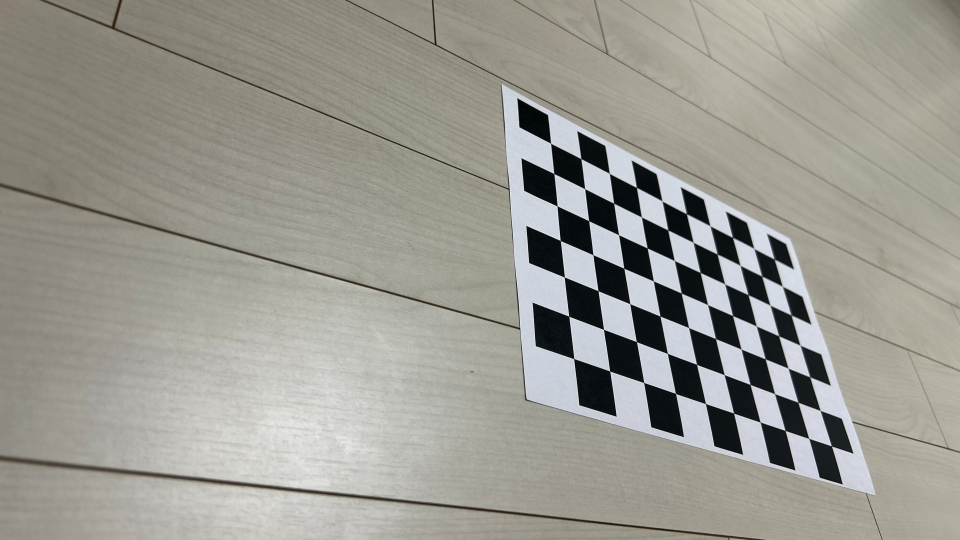
#> input picture data/camera_calibration/calib_images/calib_image1.jpg, 1920 x 1080 px (shown at 1/2 size); its folder holds only this picture in this run
$ python calibration.py
#> lines starting #> are read from the running program, lines starting #| are printed output that depends on the picture; after the words box and inside, x2 and y2 are one past the last pixel; in counts of white or black regions, pixels touching at a corner belong together; long printed decimals are rounded
import cv2
import numpy as np
import glob
import yaml
import os

# === 사용자 설정 ===
pattern_size = (10, 7)   # 내부 코너 수 (11x8 체커보드면 10x7)
image_path = r".\ARHUD\data\camera_calibration\calib_images\*.jpg"
## resize_to = (1920, 1080)  # 너무 큰 사진일 경우 리사이즈

# === 준비 ===
objp = np.zeros((pattern_size[0]*pattern_size[1], 3), np.float32)
objp[:, :2] = np.mgrid[0:pattern_size[0], 0:pattern_size[1]].T.reshape(-1, 2)

objpoints = []  # 3D
imgpoints = []  # 2D

images = glob.glob(image_path)
print(f" 이미지 파일 개수: {len(images)}")

if len(images) == 0:
    raise FileNotFoundError("X 이미지가 없습니다. 경로를 확인하세요!")

# === 체커보드 탐지 ===
for fname in images:
    img = cv2.imread(fname)
#> img is the input picture: shape (1080, 1920, 3); mean B, G, R 146, 153.8, 155.2
    if img is None:
        print(f"warn 이미지 로드 실패: {fname}")
        continue

    ## img = cv2.resize(img, resize_to)
    gray = cv2.cvtColor(img, cv2.COLOR_BGR2GRAY)

    ret, corners = cv2.findChessboardCorners(gray, pattern_size, None)
#> ret = True; corners = 70 rows, first 8: [1101.7, 286.9], [1162.1, 318], [1218.8, 347.4], [1273, 375.6], [1323.7, 402.4], [1372.7, 428.4], [1419.4, 452], [1464.4, 475.3]
    print(f"{os.path.basename(fname)} → {'✅ 성공' if ret else '❌ 실패'}")
#| calib_image1.jpg → ✅ 성공

    if ret:
        objpoints.append(objp)
        corners2 = cv2.cornerSubPix(gray, corners, (11, 11), (-1, -1),
                                    (cv2.TERM_CRITERIA_EPS + cv2.TERM_CRITERIA_MAX_ITER, 30, 0.001))
#> corners2 = 70 rows, first 8: [1101.7, 286.9], [1162.2, 317.8], [1219, 347.3], [1273.2, 375.4], [1324.3, 402.4], [1373.1, 428.1], [1420.3, 452.2], [1465.3, 475.4]
        imgpoints.append(corners2)
        cv2.drawChessboardCorners(img, pattern_size, corners2, ret)
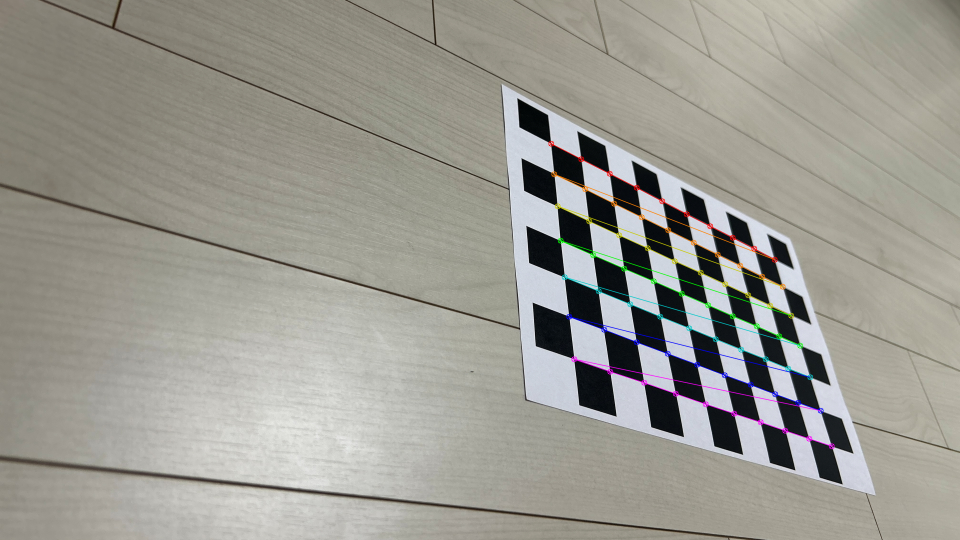
#> img: shape (1080, 1920, 3) (shown at 1/2 size); 1.16% of pixels changed, all inside (x1, y1, x2, y2) = (1096, 281, 1670, 899)
        cv2.imshow('Detected Corners', img)
        cv2.waitKey(300)

cv2.destroyAllWindows()

# === 보정 ===
if len(objpoints) == 0:
    print("X 코너를 인식한 이미지가 없습니다. 조명이나 패턴을 확인하세요.")
    exit()

ret, mtx, dist, rvecs, tvecs = cv2.calibrateCamera(
    objpoints, imgpoints, gray.shape[::-1], None, None)
#> ret = 0.261; mtx = [[1431.1, 0, 866.2], [0, 1337.5, 546.4], [0, 0, 1]]; dist = [[0.302, -1.08, -0.00377, 0.00761, 1.4]]; rvecs = ([-0.533, -0.619, 0.186],); tvecs = ([2.8, -3.31, 17.34],)

print("\n >보정 완료!")
print("Camera matrix:\n", mtx)
#| Camera matrix:
#|  [[1.43109592e+03 0.00000000e+00 8.66156974e+02]
#|  [0.00000000e+00 1.33748854e+03 5.46438233e+02]
#|  [0.00000000e+00 0.00000000e+00 1.00000000e+00]]
print("Distortion coefficients:\n", dist)
#| Distortion coefficients:
#|  [[ 0.302 -1.081 -0.003767  0.007606  1.400]]

# === 결과 저장 ===
data = {'camera_matrix': mtx.tolist(), 'dist_coeff': dist.tolist()}
#> data = {'camera_matrix': [[1431.1, 0, 866.2], [0, 1337.5, 546.4], [0, 0, 1]], 'dist_coeff': [[0.302, -1.08, -0.00377, 0.00761, 1.4]]}
with open('camera_calibration.yaml', 'w') as f:
    yaml.dump(data, f)
print("📄 camera_calibration.yaml 파일로 결과 저장됨.")


sample = cv2.imread(images[0])
h, w = sample.shape[:2]
newcameramtx, roi = cv2.getOptimalNewCameraMatrix(mtx, dist, (w, h), 1, (w, h))
#> newcameramtx = [[1494.7, 0, 887.2], [0, 1370.8, 543.8], [0, 0, 1]]; roi = (18, 39, 1860, 1005)
dst = cv2.undistort(sample, mtx, dist, None, newcameramtx)
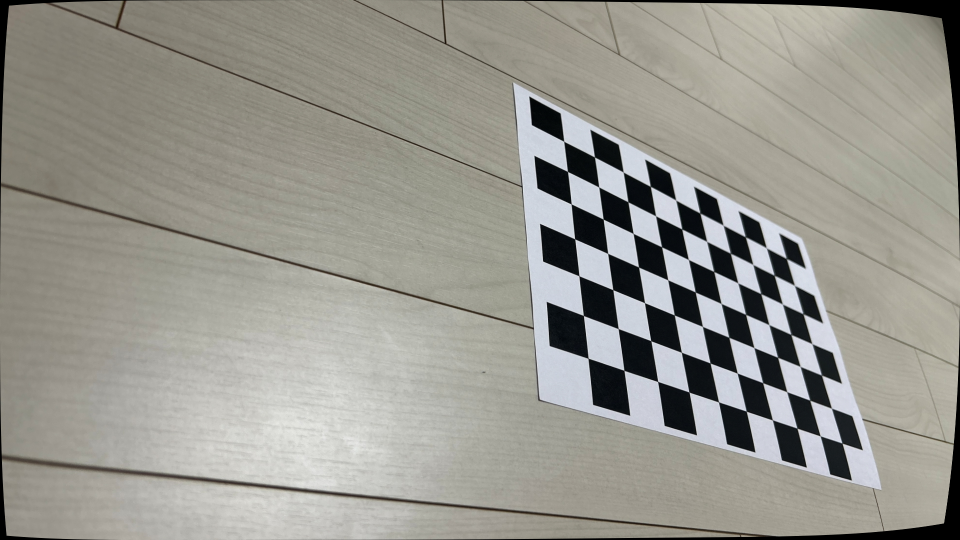
#> dst: shape (1080, 1920, 3) (shown at 1/2 size); mean B, G, R 143.5, 151.1, 152.4

cv2.imshow('Before', sample)
cv2.imshow('After (Undistorted)', dst)
cv2.waitKey(0)
cv2.destroyAllWindows()

$ run again, on data/camera_calibration/calib_images/calib_image13.jpg
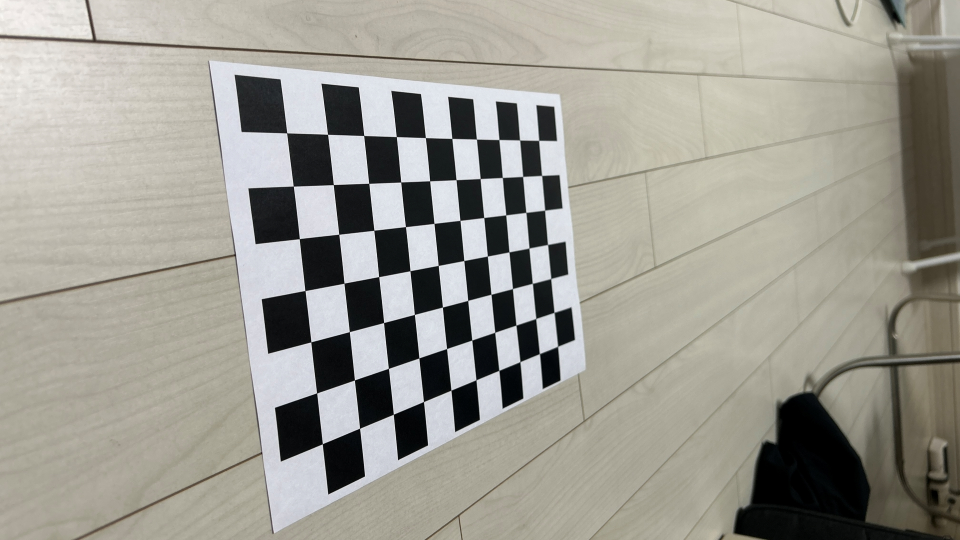
#> input picture data/camera_calibration/calib_images/calib_image13.jpg, 1920 x 1080 px (shown at 1/2 size)
#> img is the input picture: shape (1080, 1920, 3); mean B, G, R 146.2, 155.1, 157.1
#> `ret, corners = cv2.findChessboardCorners(gray, pattern_size, None)`: ret = True; corners = 70 rows, first 8: [573.8, 266.4], [655.6, 269], [728, 271.4], [793.1, 273.7], [851.3, 275.7], [904.3, 277.4], [953.4, 278.8], [998, 279.9]
#| calib_image13.jpg → ✅ 성공
#> corners2 = 70 rows, first 8: [573.8, 266.4], [655.6, 269], [728, 271.5], [793.1, 273.7], [851.3, 275.7], [904.3, 277.4], [953.3, 278.6], [998.3, 279.6]
#> `cv2.drawChessboardCorners(img, pattern_size, corners2, ret)`:
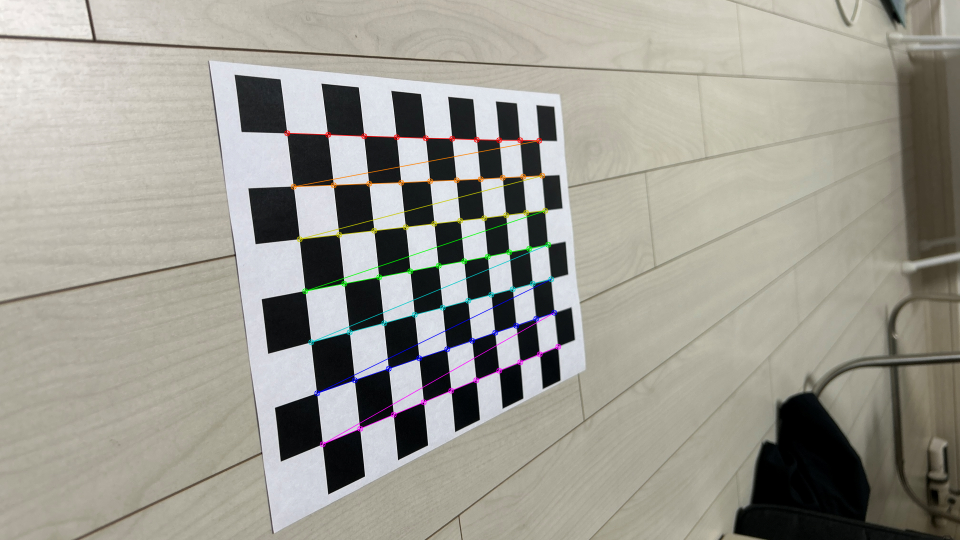
#> img: shape (1080, 1920, 3) (shown at 1/2 size); 1.18% of pixels changed, all inside (x1, y1, x2, y2) = (568, 260, 1123, 895)
#> `ret, mtx, dist, rvecs, tvecs = cv2.calibrateCamera( objpoints, imgpoin..`: ret = 0.255; mtx = [[1437.2, 0, 924.2], [0, 1420.2, 488.4], [0, 0, 1]]; dist = [[0.266, -1.43, -0.0109, 0.00985, 2.92]]; rvecs = ([0.00191, -0.915, -0.112],); tvecs = ([-3.26, -2.08, 13.53],)
#| Camera matrix:
#|  [[1.43722850e+03 0.00000000e+00 9.24216872e+02]
#|  [0.00000000e+00 1.42015069e+03 4.88413275e+02]
#|  [0.00000000e+00 0.00000000e+00 1.00000000e+00]]
#| Distortion coefficients:
#|  [[ 0.2664 -1.430 -0.01092   0.009854  2.924]]
#> data = {'camera_matrix': [[1437.2, 0, 924.2], [0, 1420.2, 488.4], [0, 0, 1]], 'dist_coeff': [[0.266, -1.43, -0.0109, 0.00985, 2.92]]}
#> newcameramtx = [[1529.3, 0, 947], [0, 1438.3, 482.2], [0, 0, 1]]; roi = (77, 63, 1718, 910)
#> `dst = cv2.undistort(sample, mtx, dist, None, newcameramtx)`:
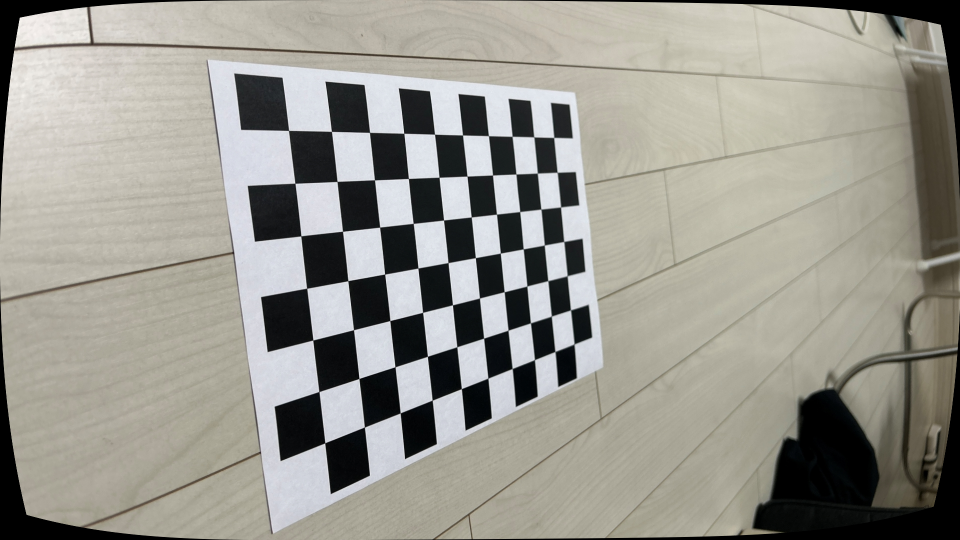
#> dst: shape (1080, 1920, 3) (shown at 1/2 size); mean B, G, R 142.7, 151, 152.7

$ run again, on data/camera_calibration/calib_images/calib_image14.jpg
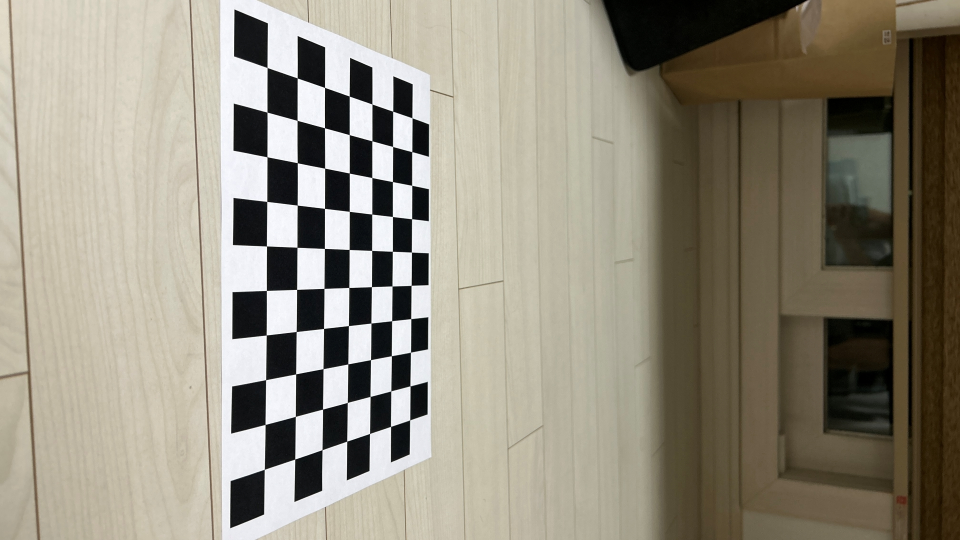
#> input picture data/camera_calibration/calib_images/calib_image14.jpg, 1920 x 1080 px (shown at 1/2 size)
#> img is the input picture: shape (1080, 1920, 3); mean B, G, R 125.7, 140.7, 146.7
#> `ret, corners = cv2.findChessboardCorners(gray, pattern_size, None)`: ret = True; corners = 70 rows, first 8: [529, 939.1], [530.6, 849.4], [531.8, 759.7], [532.8, 670.5], [533.3, 581.4], [533.5, 492.5], [534.2, 403.4], [534.5, 314.3]
#| calib_image14.jpg → ✅ 성공
#> corners2 = 70 rows, first 8: [529, 939.1], [530.6, 849.4], [531.7, 759.8], [532.8, 670.5], [533.3, 581.4], [533.4, 492.5], [534.2, 403.4], [534.5, 314.1]
#> `cv2.drawChessboardCorners(img, pattern_size, corners2, ret)`:
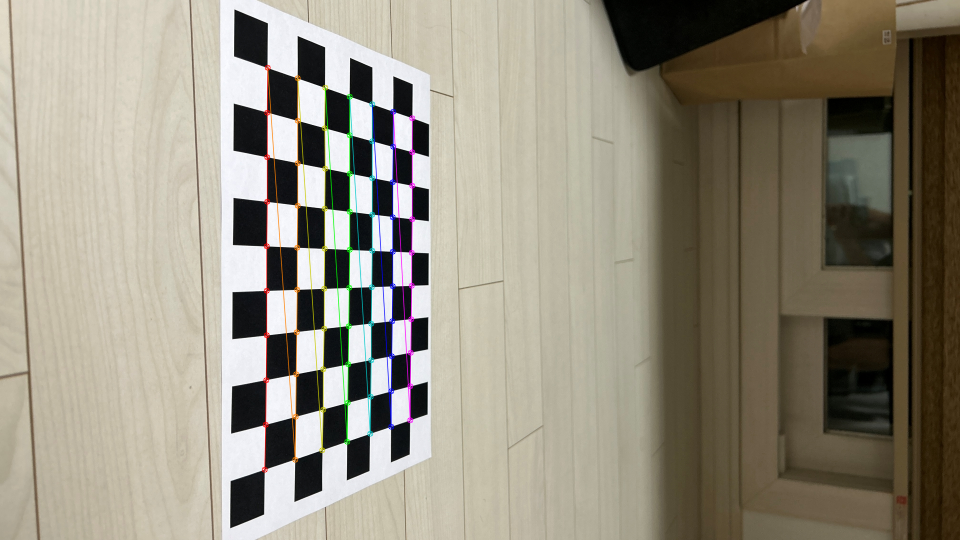
#> img: shape (1080, 1920, 3) (shown at 1/2 size); 1.55% of pixels changed, all inside (x1, y1, x2, y2) = (523, 129, 831, 946)
#> `ret, mtx, dist, rvecs, tvecs = cv2.calibrateCamera( objpoints, imgpoin..`: ret = 0.296; mtx = [[1655.2, 0, 1094], [0, 1532, 528.1], [0, 0, 1]]; dist = [[0.39, -1.9, -0.00175, 0.0167, 3.88]]; rvecs = ([0.941, -0.943, -1.35],); tvecs = ([-5.9, 4.6, 17.46],)
#| Camera matrix:
#|  [[1.65516396e+03 0.00000000e+00 1.09397721e+03]
#|  [0.00000000e+00 1.53196552e+03 5.28148262e+02]
#|  [0.00000000e+00 0.00000000e+00 1.00000000e+00]]
#| Distortion coefficients:
#|  [[ 3.89987514e-01 -1.90366277e+00 -1.75317219e-03  1.66765392e-02
#|    3.87686117e+00]]
#> data = {'camera_matrix': [[1655.2, 0, 1094], [0, 1532, 528.1], [0, 0, 1]], 'dist_coeff': [[0.39, -1.9, -0.00175, 0.0167, 3.88]]}
#> newcameramtx = [[1754.7, 0, 1092.8], [0, 1566.7, 527.3], [0, 0, 1]]; roi = (88, 61, 1811, 949)
#> `dst = cv2.undistort(sample, mtx, dist, None, newcameramtx)`:
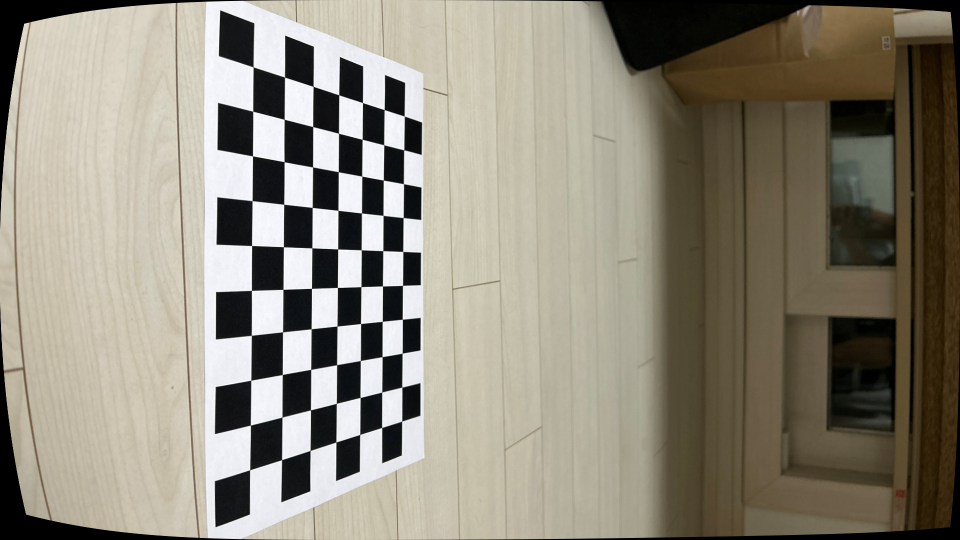
#> dst: shape (1080, 1920, 3) (shown at 1/2 size); mean B, G, R 122.4, 136.7, 142.3

$ run again, on data/camera_calibration/calib_images/calib_image15.jpg
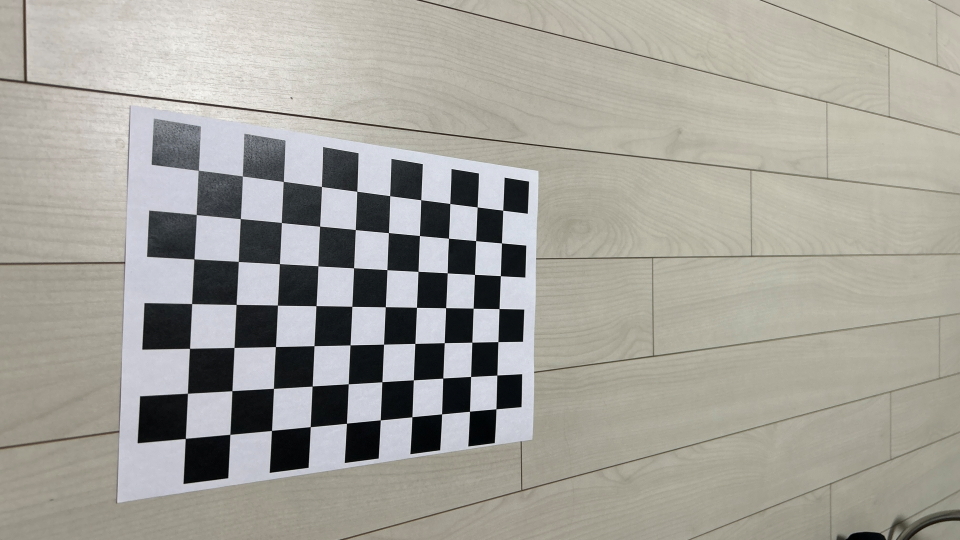
#> input picture data/camera_calibration/calib_images/calib_image15.jpg, 1920 x 1080 px (shown at 1/2 size)
#> img is the input picture: shape (1080, 1920, 3); mean B, G, R 154.6, 162.1, 164
#> `ret, corners = cv2.findChessboardCorners(gray, pattern_size, None)`: ret = True; corners = 70 rows, first 8: [397.2, 341.1], [485.2, 352.5], [566.9, 363.3], [643.4, 373.4], [714.1, 383], [780, 391.7], [842.2, 400.1], [900.2, 407.5]
#| calib_image15.jpg → ✅ 성공
#> corners2 = 70 rows, first 8: [397.1, 340.9], [485.1, 352.5], [567, 363.3], [643.4, 373.4], [714.1, 383], [780, 391.8], [842.2, 400.1], [900.3, 407.5]
#> `cv2.drawChessboardCorners(img, pattern_size, corners2, ret)`:
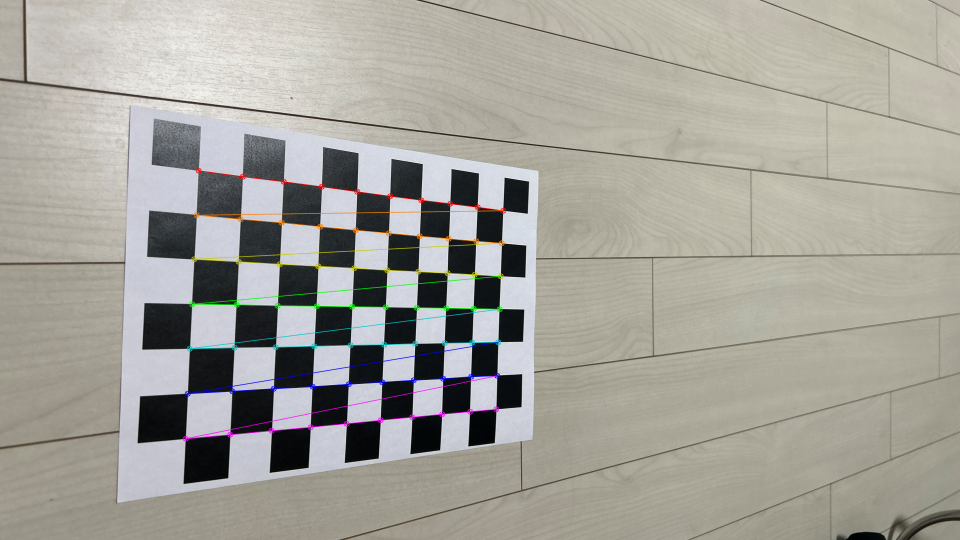
#> img: shape (1080, 1920, 3) (shown at 1/2 size); 1.43% of pixels changed, all inside (x1, y1, x2, y2) = (365, 335, 1013, 884)
#> `ret, mtx, dist, rvecs, tvecs = cv2.calibrateCamera( objpoints, imgpoin..`: ret = 0.227; mtx = [[234.2, 0, 899.9], [0, 287, 535.3], [0, 0, 1]]; dist = [[0.0085, -0.00162, -0.000595, 0.000538, 0.000103]]; rvecs = ([-0.00443, -0.124, 0.0483],); tvecs = ([-6.94, -2.18, 3.27],)
#| Camera matrix:
#|  [[234.156   0.         899.902]
#|  [  0.         287.015 535.265]
#|  [  0.           0.           1.        ]]
#| Distortion coefficients:
#|  [[ 0.008505 -0.001622 -0.0005947  0.0005377  0.000103]]
#> data = {'camera_matrix': [[234.2, 0, 899.9], [0, 287, 535.3], [0, 0, 1]], 'dist_coeff': [[0.0085, -0.00162, -0.000595, 0.000538, 0.000103]]}
#> newcameramtx = [[261.8, 0, 947.9], [0, 290.8, 533], [0, 0, 1]]; roi = (67, 153, 1673, 766)
#> `dst = cv2.undistort(sample, mtx, dist, None, newcameramtx)`:
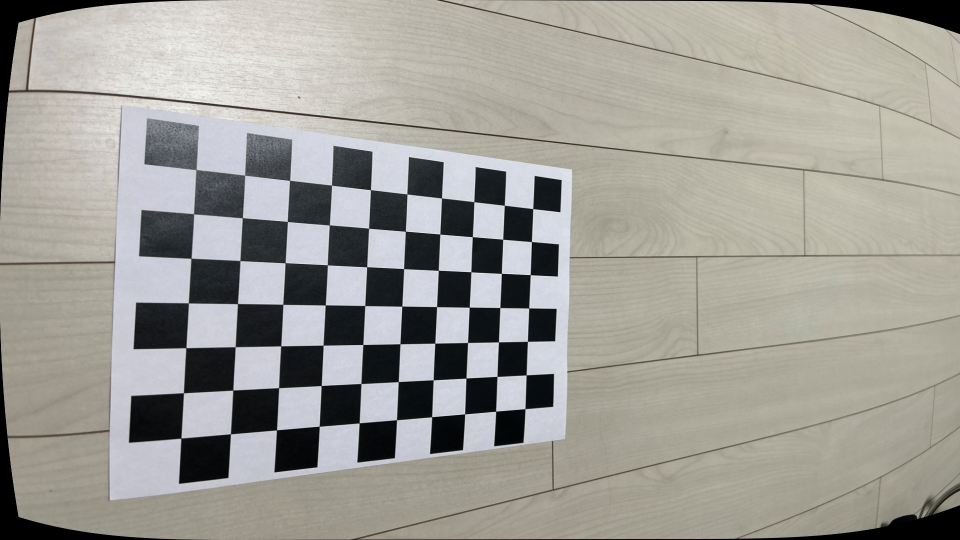
#> dst: shape (1080, 1920, 3) (shown at 1/2 size); mean B, G, R 150.8, 157.4, 159.1
